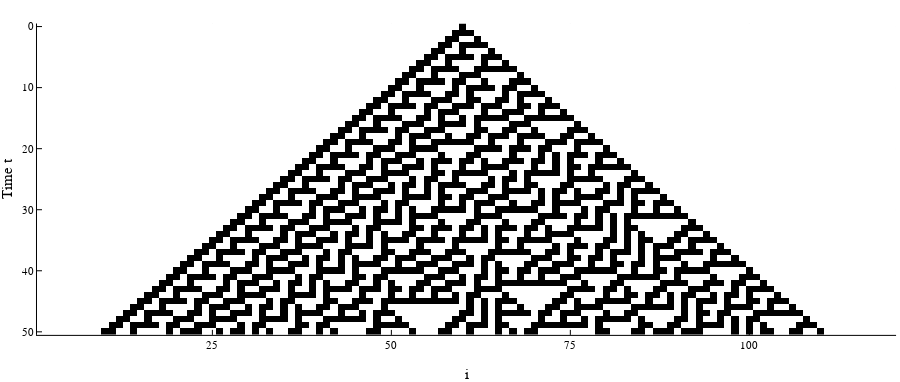

Notebook cell for this chart:
### Code cell
p = heatmap(
    1:1:120, # x-axis label
    0:1:50,  # y-axis label
    zs, # all configurations to plot
    color = reverse(cgrad(:greys)), # reverse the map (0=white, 1=black)
    yflip=true, # t=0 at top
    size=(1200/4*3,510/4*3), 
    legend=false,
    xlabel="i",
    ylabel="Time t"
)

### Figure 1 — Plotly figure (JSON) as saved in the notebook; plotly's stock layout.template omitted (floating-point values rounded to 4 significant figures; data arrays with more than 128 entries replaced by an {"elided": "..."} marker saying what was removed)
{"data": [{"colorbar": {"title": ""}, "colorscale": {"elided": "256x2 mixed values"}, "name": "y1", "showlegend": false, "showscale": false, "type": "heatmap", "x": [0.5, 1.5, 2.5, 3.5, 4.5, 5.5, 6.5, 7.5, 8.5, 9.5, 10.5, 11.5, 12.5, 13.5, 14.5, 15.5, 16.5, 17.5, 18.5, 19.5, 20.5, 21.5, 22.5, 23.5, 24.5, 25.5, 26.5, 27.5, 28.5, 29.5, 30.5, 31.5, 32.5, 33.5, 34.5, 35.5, 36.5, 37.5, 38.5, 39.5, 40.5, 41.5, 42.5, 43.5, 44.5, 45.5, 46.5, 47.5, 48.5, 49.5, 50.5, 51.5, 52.5, 53.5, 54.5, 55.5, 56.5, 57.5, 58.5, 59.5, 60.5, 61.5, 62.5, 63.5, 64.5, 65.5, 66.5, 67.5, 68.5, 69.5, 70.5, 71.5, 72.5, 73.5, 74.5, 75.5, 76.5, 77.5, 78.5, 79.5, 80.5, 81.5, 82.5, 83.5, 84.5, 85.5, 86.5, 87.5, 88.5, 89.5, 90.5, 91.5, 92.5, 93.5, 94.5, 95.5, 96.5, 97.5, 98.5, 99.5, 100.5, 101.5, 102.5, 103.5, 104.5, 105.5, 106.5, 107.5, 108.5, 109.5, 110.5, 111.5, 112.5, 113.5, 114.5, 115.5, 116.5, 117.5, 118.5, 119.5, 120.5], "xaxis": "x", "y": [-0.5, 0.5, 1.5, 2.5, 3.5, 4.5, 5.5, 6.5, 7.5, 8.5, 9.5, 10.5, 11.5, 12.5, 13.5, 14.5, 15.5, 16.5, 17.5, 18.5, 19.5, 20.5, 21.5, 22.5, 23.5, 24.5, 25.5, 26.5, 27.5, 28.5, 29.5, 30.5, 31.5, 32.5, 33.5, 34.5, 35.5, 36.5, 37.5, 38.5, 39.5, 40.5, 41.5, 42.5, 43.5, 44.5, 45.5, 46.5, 47.5, 48.5, 49.5, 50.5], "yaxis": "y", "z": {"elided": "51x120 int values"}, "zmax": 1, "zmin": 0}], "layout": {"annotations": [], "height": 382.5, "margin": {"b": 20, "l": 0, "r": 0, "t": 20}, "paper_bgcolor": "rgba(255, 255, 255, 1.000)", "plot_bgcolor": "rgba(255, 255, 255, 1.000)", "showlegend": false, "width": 900, "xaxis": {"anchor": "y", "domain": [0.0411, 0.9956], "gridcolor": "rgba(0, 0, 0, 0.100)", "gridwidth": 0.5, "linecolor": "rgba(0, 0, 0, 1.000)", "mirror": false, "range": [0.5, 120.5], "showgrid": true, "showline": true, "showticklabels": true, "tickangle": 0, "tickcolor": "rgb(0, 0, 0)", "tickfont": {"color": "rgba(0, 0, 0, 1.000)", "family": "sans-serif", "size": 11}, "tickmode": "array", "ticks": "inside", "ticktext": ["25", "50", "75", "100"], "tickvals": [25, 50, 75, 100], "title": "i", "titlefont": {"color": "rgba(0, 0, 0, 1.000)", "family": "sans-serif", "size": 15}, "type": "-", "visible": true, "zeroline": false, "zerolinecolor": "rgba(0, 0, 0, 1.000)"}, "yaxis": {"anchor": "x", "domain": [0.07928, 0.9897], "gridcolor": "rgba(0, 0, 0, 0.100)", "gridwidth": 0.5, "linecolor": "rgba(0, 0, 0, 1.000)", "mirror": false, "range": [50.5, -0.5], "showgrid": true, "showline": true, "showticklabels": true, "tickangle": 0, "tickcolor": "rgb(0, 0, 0)", "tickfont": {"color": "rgba(0, 0, 0, 1.000)", "family": "sans-serif", "size": 11}, "tickmode": "array", "ticks": "inside", "ticktext": ["0", "10", "20", "30", "40", "50"], "tickvals": [0, 10, 20, 30, 40, 50], "title": "Time t", "titlefont": {"color": "rgba(0, 0, 0, 1.000)", "family": "sans-serif", "size": 15}, "type": "-", "visible": true, "zeroline": false, "zerolinecolor": "rgba(0, 0, 0, 1.000)"}}}
